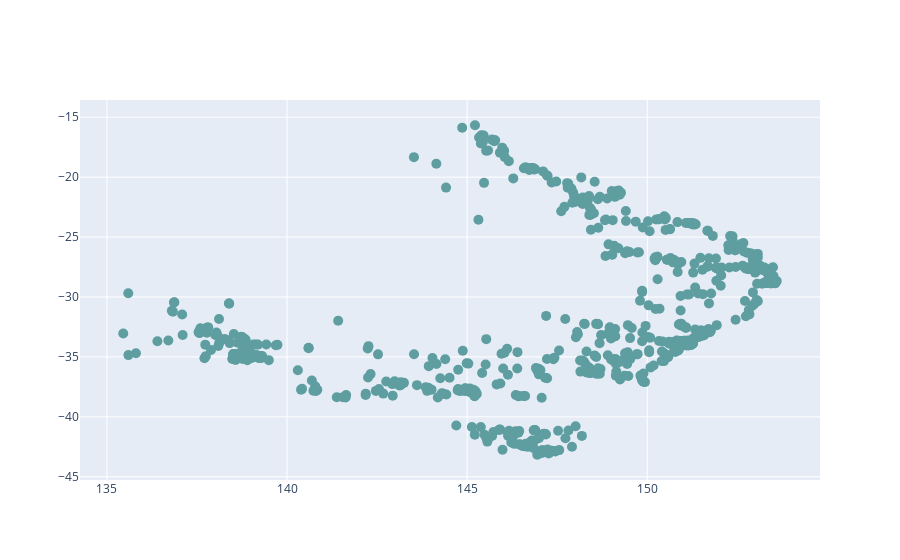

Source (notebook cell):
### Code cell
network = pypsa.Network()
nodes.drop_duplicates(['NAME'], inplace=True)
for index, row in nodes.iterrows():
    network.add(
        "Bus",
        "{}".format(row["NAME"]),
        x=row['LONGITUDE'],
        y=row['LATITUDE']
    )
network.iplot()

### Figure 1 — Plotly figure (JSON) as saved in the notebook; plotly's stock layout.template omitted (floating-point values rounded to 4 significant figures; data arrays with more than 128 entries replaced by an {"elided": "..."} marker saying what was removed)
{"data": [{"hoverinfo": "text", "marker": {"color": "cadetblue", "size": 10}, "mode": "markers", "opacity": 1, "text": {"elided": "841 str values"}, "x": {"elided": "841 float values"}, "y": {"elided": "841 float values"}, "type": "scatter"}], "layout": {"hovermode": "closest", "showlegend": false, "title": {"text": ""}}}
